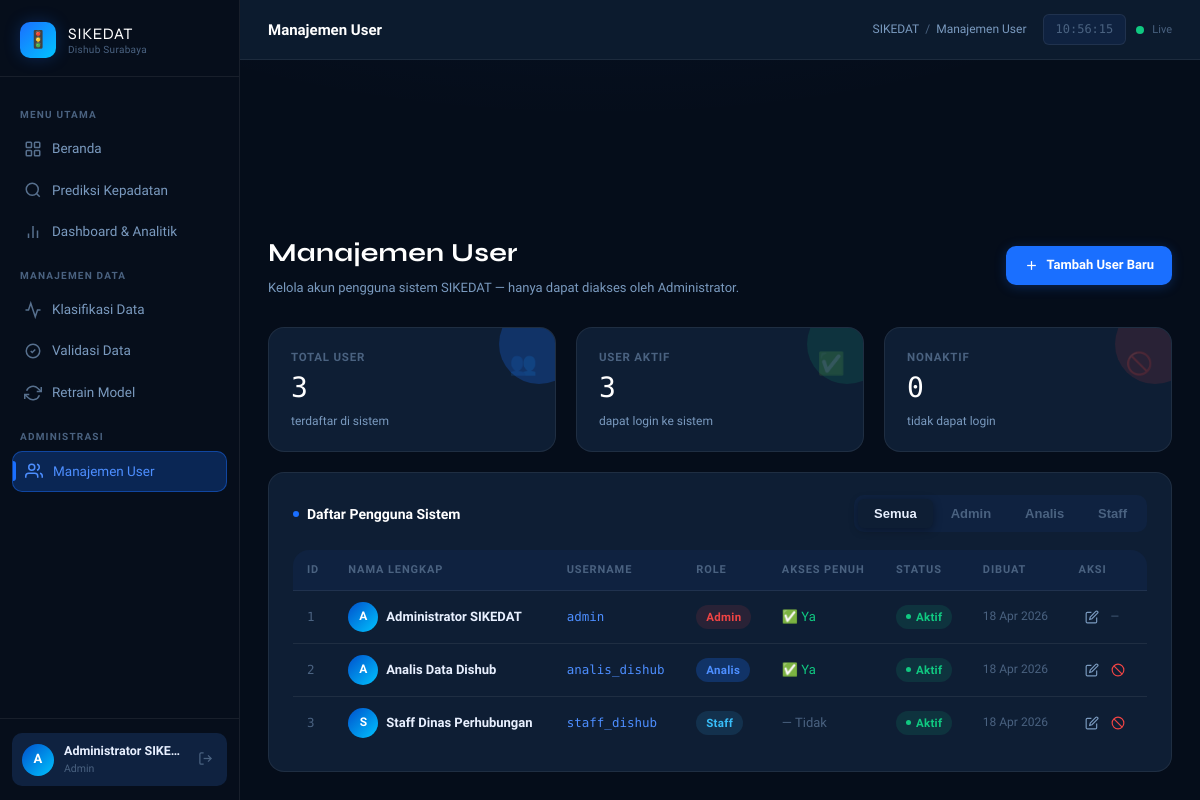
The page /users (signed in) on the database as committed earlier.
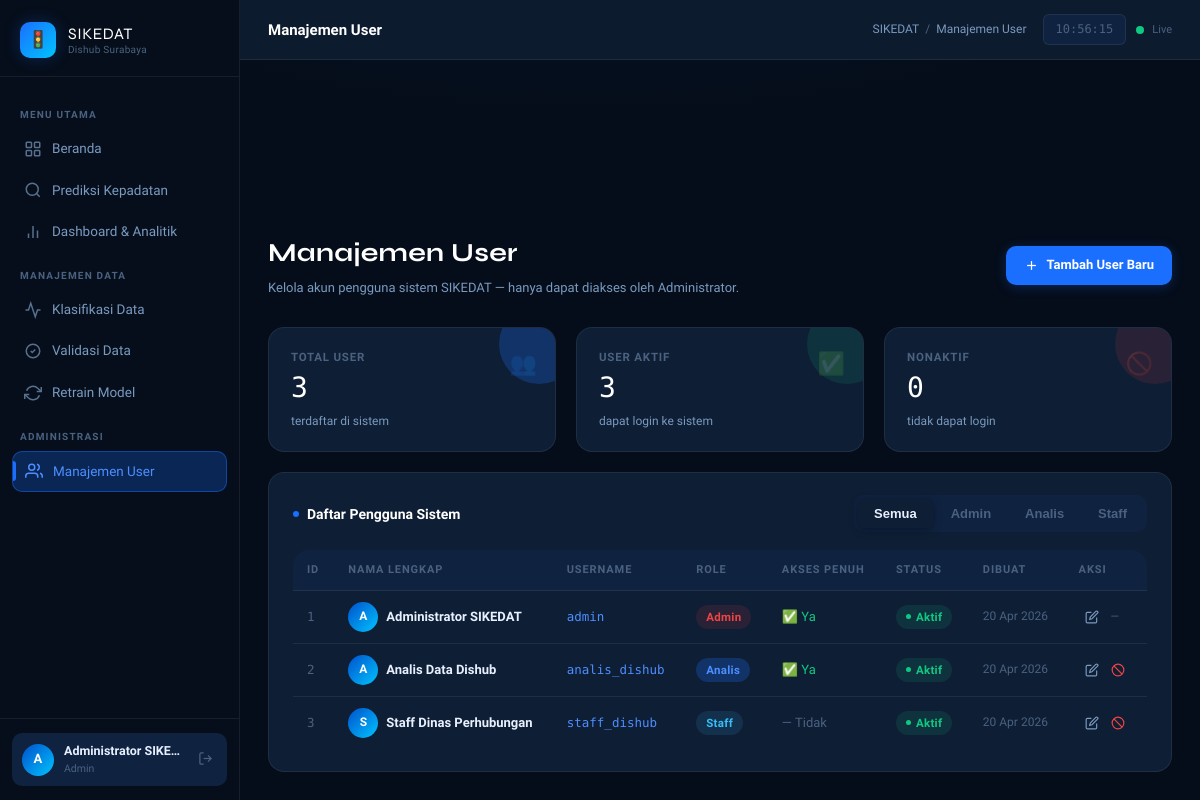
The same page on the database as committed later.
### models.py (models this page shows, shortened)
class User(UserMixin, db.Model):
    __tablename__ = 'users'
    id           = db.Column(db.Integer, primary_key=True)
    username     = db.Column(db.String(80), unique=True, nullable=False)
    password     = db.Column(db.String(200), nullable=False)  # disimpan ter-hash
    nama_lengkap = db.Column(db.String(150), nullable=True)
    role_id      = db.Column(db.Integer, db.ForeignKey('roles.id'), nullable=False)
    is_active    = db.Column(db.Boolean, default=True)
    created_at   = db.Column(db.DateTime, default=datetime.utcnow)
    dataset_diklasifikasi = db.relationship(
        'Dataset',
        foreign_keys='Dataset.classified_by',
        backref='pengklasifikasi',
        lazy=True
    )
    dataset_divalidasi = db.relationship(
        'Dataset',
        foreign_keys='Dataset.validated_by',
        backref='validator',
        lazy=True
    )
    retrain_dilakukan = db.relationship(
        'RetrainHistory',
        backref='operator',
        lazy=True
    )
    @property
    def has_full_access(self):
        return self.role.akses_penuh if self.role else False

class Role(db.Model):
    __tablename__ = 'roles'
    id          = db.Column(db.Integer, primary_key=True)
    nama        = db.Column(db.String(50), unique=True, nullable=False)
    deskripsi   = db.Column(db.String(200), nullable=True)
    akses_penuh = db.Column(db.Boolean, default=False, nullable=False)
    users = db.relationship('User', backref='role', lazy=True)

### app.py (the view)
@app.route('/users')
@admin_required
def users_list():
    return render_template('users.html',
        semua_user=User.query.order_by(User.id).all(),
        semua_role=Role.query.all(), mode='list')

### app.py (called while the page is built)
@login_manager.user_loader
def load_user(user_id):
    return User.query.get(int(user_id))

def admin_required(f):
    @wraps(f)
    def decorated(*args, **kwargs):
        if not current_user.is_authenticated:
            return redirect(url_for('auth.login'))
        if not (current_user.role and current_user.role.nama == 'admin'):
            abort(403)
        return f(*args, **kwargs)
    return decorated

@app.context_processor
def inject_globals():
    return {'now': datetime.utcnow()}

### templates/users.html (shortened to what this page needs)
{% extends "base.html" %}
{% block page_title %}Manajemen User{% endblock %}
{% block breadcrumb %}Manajemen User{% endblock %}
{% block content %}
<div class="page-header">
  <div class="flex items-center justify-between flex-wrap gap-3">
    <div>
      <h1>Manajemen User</h1>
      <p>Kelola akun pengguna sistem SIKEDAT — hanya dapat diakses oleh Administrator.</p>
    </div>
    {% if mode != 'create' and mode != 'edit' %}
    <a href="{{ url_for('users_create') }}" class="btn btn-primary">
      <svg width="15" height="15" viewBox="0 0 24 24" fill="none"
           stroke="currentColor" stroke-width="2">
        <line x1="12" y1="5" x2="12" y2="19"/>
        <line x1="5" y1="12" x2="19" y2="12"/>
      </svg>
      Tambah User Baru
    </a>
    {% endif %}
  </div>
</div>
{% if mode == 'list' %}
<div class="grid grid-3 fade-in" style="margin-bottom: 20px;">
  <div class="stat-card fade-in delay-1">
    <span class="stat-icon">👥</span>
    <div class="stat-label">Total User</div>
    <div class="stat-value">{{ semua_user | length }}</div>
    <div class="stat-meta">terdaftar di sistem</div>
  </div>
  <div class="stat-card success fade-in delay-2">
    <span class="stat-icon">✅</span>
    <div class="stat-label">User Aktif</div>
    <div class="stat-value">{{ semua_user | selectattr('is_active') | list | length }}</div>
    <div class="stat-meta">dapat login ke sistem</div>
  </div>
  <div class="stat-card danger fade-in delay-3">
    <span class="stat-icon">🚫</span>
    <div class="stat-label">Nonaktif</div>
    <div class="stat-value">{{ semua_user | rejectattr('is_active') | list | length }}</div>
    <div class="stat-meta">tidak dapat login</div>
  </div>
</div>
<div class="card fade-in delay-2">
  <div class="card-header">
    <div class="card-title">
      <span class="dot"></span>Daftar Pengguna Sistem
    </div>
    <div class="tabs">
      <button class="tab active" onclick="filterRole('semua', this)">Semua</button>
      {% for role in semua_role %}
      <button class="tab" onclick="filterRole('{{ role.nama }}', this)">
        {{ role.nama | capitalize }}
      </button>
      {% endfor %}
    </div>
  </div>
  <div class="table-wrapper">
    <table id="userTable">
      <thead>
        <tr>
          <th>ID</th>
          <th>Nama Lengkap</th>
          <th>Username</th>
          <th>Role</th>
          <th>Akses Penuh</th>
          <th>Status</th>
          <th>Dibuat</th>
          <th>Aksi</th>
        </tr>
      </thead>
      <tbody>
        {% for u in semua_user %}
        <tr data-role="{{ u.role.nama if u.role else '' }}">
          <td class="td-mono" style="color:var(--text-muted);">{{ u.id }}</td>
          <td style="font-weight:600;">
            <div class="flex items-center gap-2">
              <div style="
                width:30px;height:30px;border-radius:50%;flex-shrink:0;
                background:linear-gradient(135deg,var(--primary-dark),var(--cyan));
                display:flex;align-items:center;justify-content:center;
                font-size:12px;font-weight:700;color:#fff;
              ">
                {{ u.nama_lengkap[0].upper() if u.nama_lengkap else u.username[0].upper() }}
              </div>
              {{ u.nama_lengkap or '—' }}
            </div>
          </td>
          <td class="td-mono" style="color:var(--primary-light);">{{ u.username }}</td>
          <td>
            {% if u.role %}
            {% set role_colors = {'admin': 'danger', 'analis': 'primary', 'staff': 'info'} %}
            <span class="badge badge-{{ role_colors.get(u.role.nama, 'info') }}">
              {{ u.role.nama | capitalize }}
            </span>
            {% else %}
            <span style="color:var(--text-muted);">—</span>
            {% endif %}
          </td>
          <td>
            {% if u.has_full_access %}
            <span style="color:var(--success);">✅ Ya</span>
            {% else %}
            <span style="color:var(--text-muted);">— Tidak</span>
            {% endif %}
          </td>
          <td>
            {% if u.is_active %}
            <span class="badge badge-success"><span class="dot"></span>Aktif</span>
            {% else %}
            <span class="badge badge-danger"><span class="dot"></span>Nonaktif</span>
            {% endif %}
          </td>
          <td style="font-size:12px;color:var(--text-muted);">
            {{ u.created_at.strftime('%d %b %Y') if u.created_at else '—' }}
          </td>
          <td>
            <div class="flex items-center gap-1">
              <a href="{{ url_for('users_edit', user_id=u.id) }}"
                 class="btn btn-ghost btn-icon-sm" title="Edit User">
                <svg width="14" height="14" viewBox="0 0 24 24" fill="none"
                     stroke="currentColor" stroke-width="2">
                  <path d="M11 4H4a2 2 0 0 0-2 2v14a2 2 0 0 0 2 2h14a2 2 0 0 0 2-2v-7"/>
                  <path d="M18.5 2.5a2.121 2.121 0 0 1 3 3L12 15l-4 1 1-4 9.5-9.5z"/>
                </svg>
              </a>
              {% if u.id != current_user.id %}
              <form method="POST"
                    action="{{ url_for('users_toggle', user_id=u.id) }}"
                    style="display:inline;"
                    onsubmit="return confirm('{{ 'Nonaktifkan' if u.is_active else 'Aktifkan' }} user {{ u.username }}?')">
                <button type="submit"
                        class="btn btn-ghost btn-icon-sm"
                        title="{{ 'Nonaktifkan' if u.is_active else 'Aktifkan' }}"
                        style="color:{{ 'var(--danger)' if u.is_active else 'var(--success)' }};">
                  {% if u.is_active %}
                  <svg width="14" height="14" viewBox="0 0 24 24" fill="none"
                       stroke="currentColor" stroke-width="2">
                    <circle cx="12" cy="12" r="10"/>
                    <line x1="4.93" y1="4.93" x2="19.07" y2="19.07"/>
                  </svg>
                  {% else %}
                  <svg width="14" height="14" viewBox="0 0 24 24" fill="none"
                       stroke="currentColor" stroke-width="2">
                    <path d="M22 11.08V12a10 10 0 1 1-5.93-9.14"/>
                    <polyline points="22 4 12 14.01 9 11.01"/>
                  </svg>
                  {% endif %}
                </button>
              </form>
              {% else %}
              <span style="font-size:11px;color:var(--text-muted);padding:0 6px;">—</span>
              {% endif %}
            </div>
          </td>
        </tr>
        {% endfor %}
      </tbody>
    </table>
  </div>
</div>
{% endif %}
{% endblock %}

### templates/base.html (shortened to what this page needs)
<!DOCTYPE html>
<html lang="id">
<head>
  <link rel="stylesheet" href="{{ url_for('static', filename='css/style.css') }}" />
</head>
<body>
<div class="layout">
  <aside class="sidebar" id="sidebar">
    <div class="sidebar-logo">
      <div class="sidebar-logo-icon">🚦</div>
      <div class="sidebar-logo-text">
        <span class="brand">SIKEDAT</span>
        <span class="sub">Dishub Surabaya</span>
      </div>
    </div>
    <nav class="sidebar-nav">
      <div class="nav-section-label">Menu Utama</div>
      <a href="{{ url_for('index') }}"
         class="nav-item {% if request.endpoint == 'index' %}active{% endif %}">
        <svg class="icon" viewBox="0 0 24 24" fill="none" stroke="currentColor" stroke-width="2">
          <rect x="3" y="3" width="7" height="7" rx="1"/>
          <rect x="14" y="3" width="7" height="7" rx="1"/>
          <rect x="3" y="14" width="7" height="7" rx="1"/>
          <rect x="14" y="14" width="7" height="7" rx="1"/>
        </svg>
        Beranda
      </a>
      <a href="{{ url_for('prediksi') }}"
         class="nav-item {% if request.endpoint == 'prediksi' %}active{% endif %}">
        <svg class="icon" viewBox="0 0 24 24" fill="none" stroke="currentColor" stroke-width="2">
          <circle cx="11" cy="11" r="8"/>
          <line x1="21" y1="21" x2="16.65" y2="16.65"/>
        </svg>
        Prediksi Kepadatan
      </a>
      {% if current_user.is_authenticated %}
      <a href="{{ url_for('dashboard') }}"
         class="nav-item {% if request.endpoint == 'dashboard' %}active{% endif %}">
        <svg class="icon" viewBox="0 0 24 24" fill="none" stroke="currentColor" stroke-width="2">
          <line x1="18" y1="20" x2="18" y2="10"/>
          <line x1="12" y1="20" x2="12" y2="4"/>
          <line x1="6" y1="20" x2="6" y2="14"/>
        </svg>
        Dashboard &amp; Analitik
      </a>
      {% if current_user.has_full_access %}
      <div class="nav-section-label">Manajemen Data</div>
      <a href="{{ url_for('classifier') }}"
         class="nav-item {% if request.endpoint == 'classifier' %}active{% endif %}">
        <svg class="icon" viewBox="0 0 24 24" fill="none" stroke="currentColor" stroke-width="2">
          <polyline points="22 12 18 12 15 21 9 3 6 12 2 12"/>
        </svg>
        Klasifikasi Data
      </a>
      <a href="{{ url_for('validasi') }}"
         class="nav-item {% if request.endpoint == 'validasi' %}active{% endif %}">
        <svg class="icon" viewBox="0 0 24 24" fill="none" stroke="currentColor" stroke-width="2">
          <path d="M9 12l2 2 4-4"/>
          <path d="M21 12c0 4.97-4.03 9-9 9S3 16.97 3 12 7.03 3 12 3s9 4.03 9 9z"/>
        </svg>
        Validasi Data
      </a>
      <a href="{{ url_for('retrain_model') }}"
         class="nav-item {% if request.endpoint == 'retrain_model' %}active{% endif %}">
        <svg class="icon" viewBox="0 0 24 24" fill="none" stroke="currentColor" stroke-width="2">
          <polyline points="23 4 23 10 17 10"/>
          <polyline points="1 20 1 14 7 14"/>
          <path d="M3.51 9a9 9 0 0 1 14.85-3.36L23 10M1 14l4.64 4.36A9 9 0 0 0 20.49 15"/>
        </svg>
        Retrain Model
      </a>
      {% endif %}
      {% if current_user.role and current_user.role.nama == 'admin' %}
      <div class="nav-section-label">Administrasi</div>
      <a href="{{ url_for('users_list') }}"
         class="nav-item {% if 'users' in request.endpoint %}active{% endif %}">
        <svg class="icon" viewBox="0 0 24 24" fill="none" stroke="currentColor" stroke-width="2">
          <path d="M17 21v-2a4 4 0 0 0-4-4H5a4 4 0 0 0-4 4v2"/>
          <circle cx="9" cy="7" r="4"/>
          <path d="M23 21v-2a4 4 0 0 0-3-3.87"/>
          <path d="M16 3.13a4 4 0 0 1 0 7.75"/>
        </svg>
        Manajemen User
      </a>
      {% endif %}
      {% endif %}
    </nav>
    <div class="sidebar-footer">
      {% if current_user.is_authenticated %}
      <div class="sidebar-user">
        <div class="user-avatar">
          {{ current_user.nama_lengkap[0].upper() if current_user.nama_lengkap else current_user.username[0].upper() }}
        </div>
        <div class="user-info">
          <div class="name">{{ current_user.nama_lengkap or current_user.username }}</div>
          <div class="role">{{ current_user.role.nama | capitalize if current_user.role else '—' }}</div>
        </div>
        <a href="{{ url_for('auth.logout') }}" class="logout-btn" title="Keluar">
          <svg width="15" height="15" viewBox="0 0 24 24" fill="none" stroke="currentColor" stroke-width="2">
            <path d="M9 21H5a2 2 0 0 1-2-2V5a2 2 0 0 1 2-2h4"/>
            <polyline points="16 17 21 12 16 7"/>
            <line x1="21" y1="12" x2="9" y2="12"/>
          </svg>
        </a>
      </div>
      {% else %}
      <a href="{{ url_for('auth.login') }}" class="btn btn-primary w-full btn-sm">
        🔐 Login Dishub
      </a>
      {% endif %}
    </div>
  </aside>
  <div class="main-content">
    <header class="topbar">
      <div class="topbar-title">{% block page_title %}{% endblock %}</div>
      <div class="topbar-breadcrumb">
        <span>SIKEDAT</span>
        <span class="sep">/</span>
        <span>{% block breadcrumb %}{% endblock %}</span>
      </div>
      <div class="topbar-actions">
        <div class="topbar-time" id="live-clock">--:--:--</div>
        <div class="flex items-center gap-2">
          <div class="live-dot"></div>
          <span style="font-size:11px;color:var(--text-muted);">Live</span>
        </div>
      </div>
    </header>
    <div class="page-content" style="padding-bottom: 0; padding-top: 0;">
    </div>
    <main class="page-content">
      {% block content %}{% endblock %}
    </main>
  </div>
</div>
</body>
</html>

Rows that differ between the two databases and show on the page:
changed User "Administrator SIKEDAT": created_at "18 Apr 2026" → "20 Apr 2026"
changed User "Analis Data Dishub": created_at "18 Apr 2026" → "20 Apr 2026"
changed User "Staff Dinas Perhubungan": created_at "18 Apr 2026" → "20 Apr 2026"
